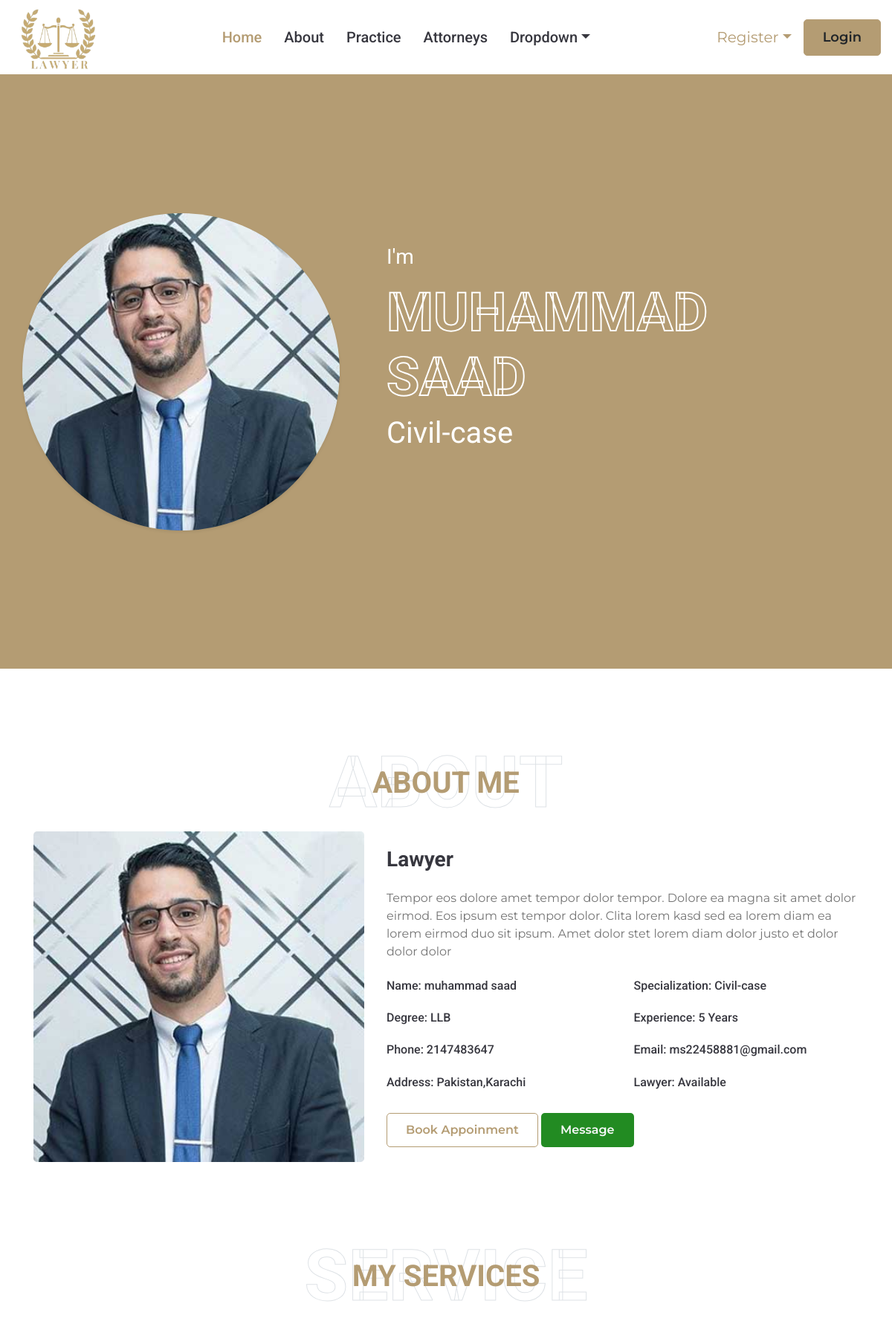
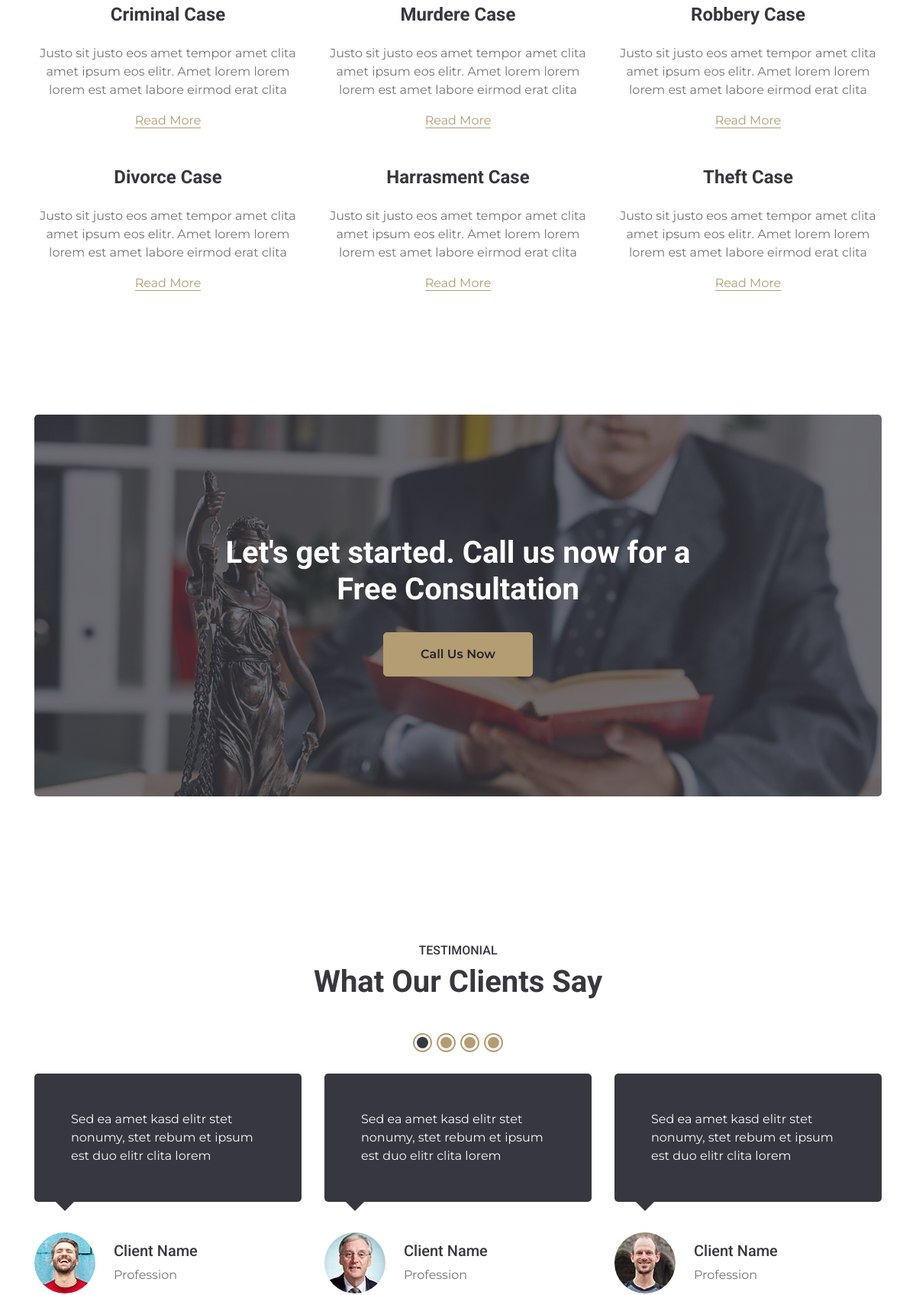
The page /lawyertemp.php?id=17 (upper part) on the database its author committed (2 pictures, top to bottom).
### tables this page shows
CREATE TABLE `lawyer` (
  `id` int(255) NOT NULL,
  `name` varchar(255) NOT NULL,
  `case` int(255) NOT NULL,
  `email` varchar(255) NOT NULL,
  `password` varchar(255) NOT NULL,
  `phone` int(255) NOT NULL,
  `experience` varchar(255) NOT NULL,
  `address` text NOT NULL,
  `image` varchar(255) NOT NULL
);

CREATE TABLE `cases` (
  `cid` int(255) NOT NULL,
  `case_name` varchar(255) NOT NULL
);

### lawyertemp.php (the view, shortened to what this page needs)
<?php
include("header.php");
include("config.php");
$id = $_GET['id'];
$fetch_data="SELECT*FROM `lawyer` as l inner join `cases` as c on l.case=c.cid where id='$id'";
$run=mysqli_query($connection,$fetch_data);
if (mysqli_num_rows($run)) {
?>
<?php
             while ($data=mysqli_fetch_assoc($run)) {
            ?>
<div class="container-fluid bg-primary d-flex align-items-center mb-5 py-5" id="home" style="min-height: 100vh;">
        <div class="container">
            <div class="row align-items-center">
                <div class="col-lg-5 px-5 pl-lg-0 pb-5 pb-lg-0">
                    <img class="img-fluid w-100 rounded-circle shadow-sm" src="<?php echo 'admin-panel/image/'. $data['image']?>" alt="">
                </div>
                <div class="col-lg-7 text-center text-lg-left">
                    <h3 class="text-white font-weight-normal mb-3">I'm</h3>
                    <h1 class="display-3 text-uppercase text-primary mb-2" style="-webkit-text-stroke: 2px #ffffff;"><?php echo $data['name']?></h1>
                    <h1 class="text-white font-weight-normal mb-3"><?php echo $data['case_name']?></h1>
                    <div class="d-flex align-items-center justify-content-center justify-content-lg-start pt-5">
                    </div>
                </div>
            </div>
        </div>
    </div>
    <div class="container-fluid py-5" id="about">
        <div class="container">
            <div class="position-relative d-flex align-items-center justify-content-center">
                <h1 class="display-1 text-uppercase text-white" style="-webkit-text-stroke: 1px #dee2e6;">About</h1>
                <h1 class="position-absolute text-uppercase text-primary">About Me</h1>
            </div>
            <div class="row align-items-center">
                <div class="col-lg-5 pb-4 pb-lg-0">
                    <img class="img-fluid rounded w-100" src="<?php echo 'admin-panel/image/'. $data['image']?>" alt="">
                </div>
                <div class="col-lg-7">
                    <h3 class="mb-4">Lawyer</h3>
                    <p>Tempor eos dolore amet tempor dolor tempor. Dolore ea magna sit amet dolor eirmod. Eos ipsum est tempor dolor. Clita lorem kasd sed ea lorem diam ea lorem eirmod duo sit ipsum. Amet dolor stet lorem diam dolor justo et dolor dolor dolor</p>
                    <div class="row mb-3">
                        <div class="col-sm-6 py-2"><h6>Name: <span class="text-secondary"><?php echo $data['name']?></span></h6></div>
                        <div class="col-sm-6 py-2"><h6>Specialization: <span class="text-secondary"><?php echo $data['case_name']?></span></h6></div>
                        <div class="col-sm-6 py-2"><h6>Degree: <span class="text-secondary">LLB</span></h6></div>
                        <div class="col-sm-6 py-2"><h6>Experience: <span class="text-secondary"><?php echo $data['experience']?> Years</span></h6></div>
                        <div class="col-sm-6 py-2"><h6>Phone: <span class="text-secondary"><?php echo $data['phone']?></span></h6></div>
                        <div class="col-sm-6 py-2"><h6>Email: <span class="text-secondary"><?php echo $data['email']?></span></h6></div>
                        <div class="col-sm-6 py-2"><h6>Address: <span class="text-secondary"><?php echo $data['address']?></span></h6></div>
                        <div class="col-sm-6 py-2"><h6>Lawyer: <span class="text-secondary">Available</span></h6></div>
                    </div>
                    <a href="appoinment.php?id=<?php echo $data['id']?>" class="btn btn-outline-primary">Book Appoinment</a>
                    <a href="https://wa.me/03152458881" class="btn text-light" style="background-color:#228b22;">Message</a>
                </div>
            </div>
            <?php
             }
            }
            ?>
        </div>
    </div>
    <div class="container-fluid pt-5" id="service">
        <div class="container">
            <div class="position-relative d-flex align-items-center justify-content-center">
                <h1 class="display-1 text-uppercase text-white" style="-webkit-text-stroke: 1px #dee2e6;">Service</h1>
                <h1 class="position-absolute text-uppercase text-primary">My Services</h1>
            </div>
            <div class="row pb-3">
                <div class="col-lg-4 col-md-6 text-center mb-5">
                    <div class="d-flex align-items-center justify-content-center mb-4">
                        <h4 class="font-weight-bold m-0">Criminal Case</h4>
                    </div>
                    <p>Justo sit justo eos amet tempor amet clita amet ipsum eos elitr. Amet lorem lorem lorem est amet labore eirmod erat clita</p>
                    <a class="border-bottom border-primary text-decoration-none" href="">Read More</a>
                </div>
                <div class="col-lg-4 col-md-6 text-center mb-5">
                    <div class="d-flex align-items-center justify-content-center mb-4">
                        <h4 class="font-weight-bold m-0">Murdere Case</h4>
                    </div>
                    <p>Justo sit justo eos amet tempor amet clita amet ipsum eos elitr. Amet lorem lorem lorem est amet labore eirmod erat clita</p>
                    <a class="border-bottom border-primary text-decoration-none" href="">Read More</a>
                </div>
                <div class="col-lg-4 col-md-6 text-center mb-5">
                    <div class="d-flex align-items-center justify-content-center mb-4">
                        <h4 class="font-weight-bold m-0">Robbery Case</h4>
                    </div>
                    <p>Justo sit justo eos amet tempor amet clita amet ipsum eos elitr. Amet lorem lorem lorem est amet labore eirmod erat clita</p>
                    <a class="border-bottom border-primary text-decoration-none" href="">Read More</a>
                </div>
                <div class="col-lg-4 col-md-6 text-center mb-5">
                    <div class="d-flex align-items-center justify-content-center mb-4">
                        <h4 class="font-weight-bold m-0">Divorce Case</h4>
                    </div>
                    <p>Justo sit justo eos amet tempor amet clita amet ipsum eos elitr. Amet lorem lorem lorem est amet labore eirmod erat clita</p>
                    <a class="border-bottom border-primary text-decoration-none" href="">Read More</a>
                </div>
                <div class="col-lg-4 col-md-6 text-center mb-5">
                    <div class="d-flex align-items-center justify-content-center mb-4">
                        <h4 class="font-weight-bold m-0">Harrasment Case</h4>
                    </div>
                    <p>Justo sit justo eos amet tempor amet clita amet ipsum eos elitr. Amet lorem lorem lorem est amet labore eirmod erat clita</p>
                    <a class="border-bottom border-primary text-decoration-none" href="">Read More</a>
                </div>
                <div class="col-lg-4 col-md-6 text-center mb-5">
                    <div class="d-flex align-items-center justify-content-center mb-4">
                        <h4 class="font-weight-bold m-0">Theft Case</h4>
                    </div>
                    <p>Justo sit justo eos amet tempor amet clita amet ipsum eos elitr. Amet lorem lorem lorem est amet labore eirmod erat clita</p>
                    <a class="border-bottom border-primary text-decoration-none" href="">Read More</a>
                </div>
            </div>
        </div>
    </div>
    <div class="container-fluid py-5">
        <div class="container py-5">
            <div class="bg-action rounded" style="height: 500px;">
                <div class="row h-100 align-items-center justify-content-center">
                    <div class="col-lg-7 text-center">
                        <h1 class="text-white mb-4">Let's get started. Call us now for a Free Consultation</h1>
                        <a class="btn btn-primary py-3 px-5 mt-2" href="contact.php">Call Us Now</a>
                    </div>
                </div>
            </div>
        </div>
    </div>
    <div class="container-fluid py-5">
        <div class="container py-5">
            <div class="text-center pb-5">
                <h6 class="text-uppercase">Testimonial</h6>
                <h1 class="mb-5">What Our Clients Say</h1>
            </div>
            <div class="owl-carousel testimonial-carousel">
                <div class="testimonial-item">
                    <div class="testimonial-text position-relative bg-secondary text-light rounded p-5 mb-4">
                        Sed ea amet kasd elitr stet nonumy, stet rebum et ipsum est duo elitr clita lorem
                    </div>
                    <div class="d-flex align-items-center pt-3">
                        <img class="img-fluid rounded-circle" src="img/testimonial-1.jpg"
                            style="width: 80px; height: 80px;" alt="">
                        <div class="pl-4">
                            <h5>Client Name</h5>
                            <p class="m-0">Profession</p>
                        </div>
                    </div>
                </div>
                <div class="testimonial-item">
                    <div class="testimonial-text position-relative bg-secondary text-light rounded p-5 mb-4">
                        Sed ea amet kasd elitr stet nonumy, stet rebum et ipsum est duo elitr clita lorem
                    </div>
                    <div class="d-flex align-items-center pt-3">
                        <img class="img-fluid rounded-circle" src="img/testimonial-2.jpg"
                            style="width: 80px; height: 80px;" alt="">
                        <div class="pl-4">
                            <h5>Client Name</h5>
                            <p class="m-0">Profession</p>
                        </div>
                    </div>
                </div>
                <div class="testimonial-item">
                    <div class="testimonial-text position-relative bg-secondary text-light rounded p-5 mb-4">
                        Sed ea amet kasd elitr stet nonumy, stet rebum et ipsum est duo elitr clita lorem
                    </div>
                    <div class="d-flex align-items-center pt-3">
                        <img class="img-fluid rounded-circle" src="img/testimonial-4.jpg"
                            style="width: 80px; height: 80px;" alt="">
                        <div class="pl-4">
                            <h5>Client Name</h5>
                            <p class="m-0">Profession</p>
                        </div>
                    </div>
                </div>
            </div>
        </div>
    </div>
    <?php
    include("footer.php");
    ?>

### rows shown on the page
lawyer: image (picture), name "MUHAMMAD SAAD", case.case_name "Civil-case", name "muhammad saad", experience "5", phone "2147483647", email "ms22458881@gmail.com", address "Pakistan,Karachi"
